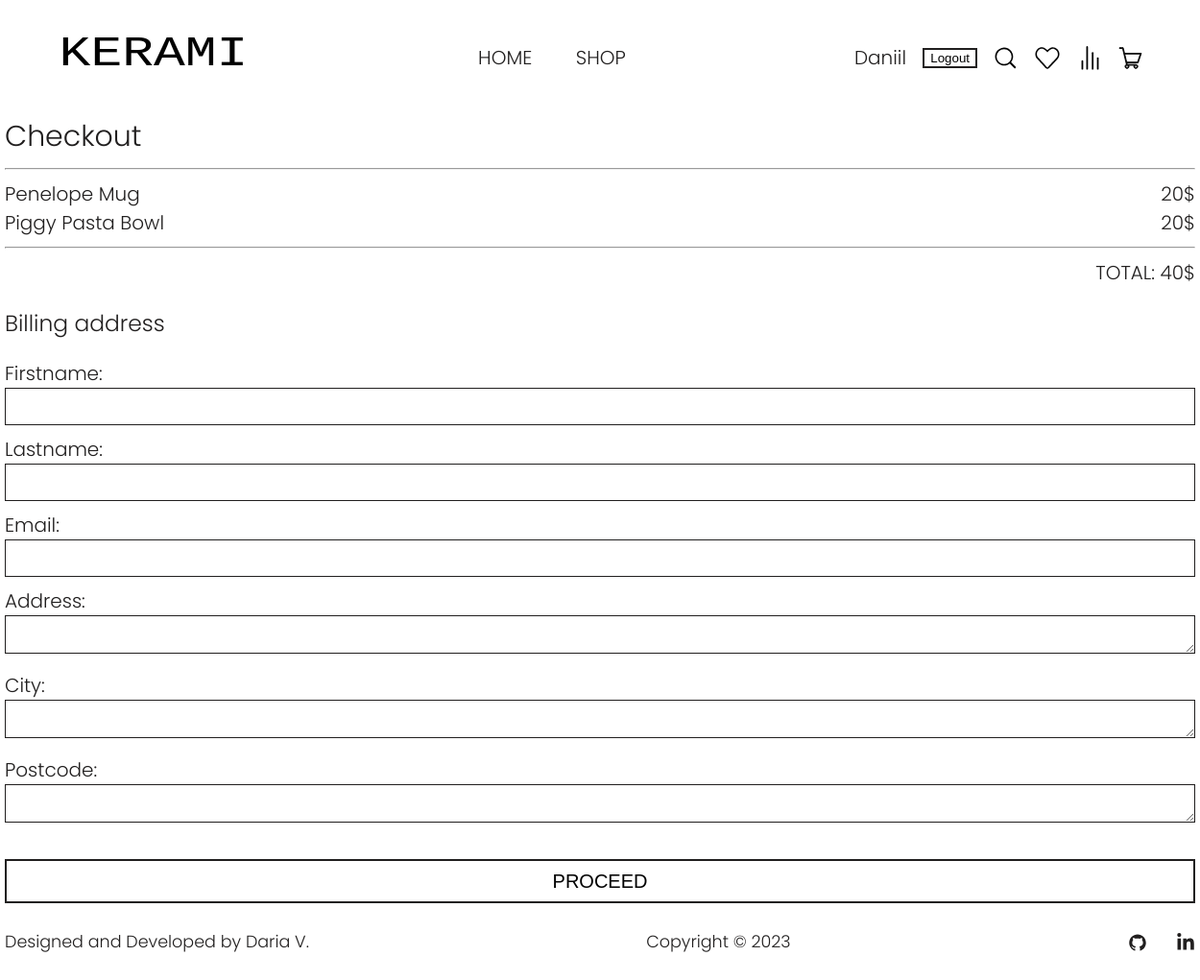
Page /checkout/ (signed in) on the earlier database version.
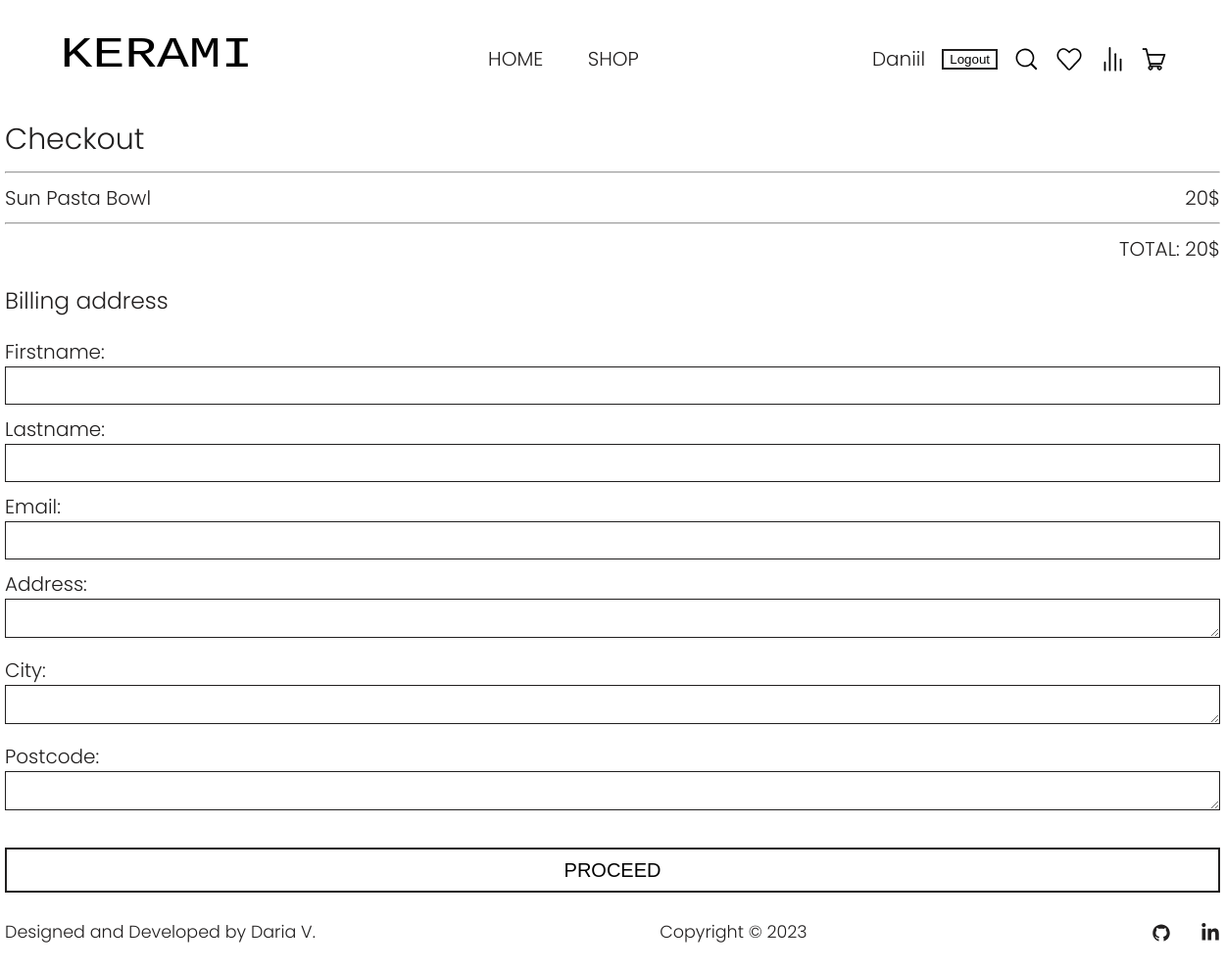
Same page on the later database version.
### home/models.py (models this page shows, shortened)
class Menu(models.Model):
    title = models.CharField(max_length=100)
    url = models.CharField(max_length=100)
    class Meta:
        verbose_name = 'Menu'
        verbose_name_plural = 'Menu'

### cart/models.py (models this page shows, shortened)
class Cart(models.Model):
    title = models.CharField(max_length=50)
    price = models.CharField(max_length=5)
    image = models.ImageField(upload_to='cart/images')
    quantity = models.PositiveIntegerField(default=1)
    user = models.ForeignKey(User, on_delete=models.CASCADE)
    main_item = models.ForeignKey(Item, on_delete=models.CASCADE)

### cart/views.py (the view)
# urls.py: path('checkout/', views.checkout, name='checkout'),
@login_required
def checkout(request):
    menu = Menu.objects.all()
    cart_items = Cart.objects.filter(user=request.user)
    total_price = sum(item.quantity * int(item.price.split('$')[0]) for item in cart_items)
    if request.method == 'POST':
        form = PurchaseForm(request.POST)
        if form.is_valid():
            new_purchase = form.save(commit=False)
            new_purchase.user = request.user
            new_purchase.total_price = total_price
            new_purchase.save()
            cart_items.delete()
            return redirect('cart')
    else:
        form = PurchaseForm()
    return render(request, 'cart/checkout.html',
                  {'form': form, 'menu': menu, 'cart_items': cart_items, 'total_price': total_price})

### cart/forms.py
class PurchaseForm(forms.ModelForm):
    class Meta:
        model = Purchase
        fields = [
            'firstname',
            'lastname',
            'email',
            'address',
            'city',
            'postcode',
        ]

### templates/cart/checkout.html (shortened to what this page needs)
{% extends 'home/base.html' %}
{% load static %}
{% block css %}
<link rel="stylesheet" href="{% static 'css/checkout.css' %}">
{% endblock %}
{% block content %}
<main>
    <section class="checkout-page">
        <div class="checkout container">
            <h1 class="checkout-title">Checkout</h1>
            <hr>
            <div class="cart-items">
                {% for item in cart_items %}
                <div class="item-info">
                    <span class="item-title">{{ item.title }}</span>
                    <span class="item-price">{{ item.price }}</span>
                </div>
                {% endfor %}
                <hr>
                <div class="total-price-checkout">
                    <span>TOTAL:</span>
                    <span>{{ total_price }}$</span>
                </div>
            </div>
            <div class="checkout-inputs">
                <h3 class="billing-address-title">Billing address</h3>
                <form method="post" class="bg">
                    {{ form.as_p }}
                    <div class="proceed-button">
                        <button type="submit" class="proceed btn">PROCEED</button>
                    </div>
                </form>
            </div>
        </div>
    </section>
</main>
{% endblock %}

### templates/home/base.html (shortened to what this page needs)
<!DOCTYPE html>
{% load static %}
<html lang="en">
<head>
    <link rel="stylesheet" href="{% static 'css/base.css' %}">
    {% block css %}{% endblock %}
</head>
<body>
{% block header %}
<header class="header-menu">
    <div class="header container">
        <div class="logo">
            <a href="{% url 'home' %}"><img src="{% static 'home/logo_ceramics.svg' %}" alt="KERAMI"></a>
        </div>
        <nav class="menu-nav">
            {% for m in menu %}
            <a class="menu-nav-item" href="{{ m.url }}">{{ m.title }}</a>
            {% endfor %}
        </nav>
        <div class="right-items">
            {% if user.is_authenticated %}
            <a href="#">{{ user.username }}</a>
            <form action="{% url 'logout' %}" method="post">
                <button class="logout-btn">Logout</button>
            </form>
            {% else %}
            <a href="{% url 'login' %}">LOGIN</a>
            {% endif %}
            <a class="link-svg" href="#">
            </a>
            {% if user.is_authenticated %}
            <a class="link-svg" href="{% url 'favourites' %}">
                {% else %}
                <a class="link-svg" href="{% url 'login' %}">
                    {% endif %}
                </a>
            {% if user.is_authenticated %}
            <a class="link-svg" href="{% url 'comparison' %}">
                {% else %}
                <a class="link-svg" href="{% url 'login' %}">
                    {% endif %}
                </a>
            {% if user.is_authenticated %}
            <a class="link-svg" href="{% url 'cart' %}">
                {% else %}
                <a class="link-svg" href="{% url 'login' %}">
                    {% endif %}
                </a>
        </div>
    </div>
</header>
{% endblock header %}
{% block content %}
{% endblock content%}
<footer class="footer-nav">
    <div class="page-footer_wrapper container">
        <div class="footer-designer-name">
            <h3>Designed and Developed by Daria V.</h3>
        </div>
        <div class="footer-copyright">
            <h3>Copyright © 2023</h3>
        </div>
        <div class="footer-body">
            <ul class="footer-icons">
                <li class="social-icon">
                    <a href="https://github.com/dariavarlamovaa" target="_blank"
                       rel="noopener noreferrer">
                    </a>
                </li>
                <li class="social-icon">
                    <a href="https://www.linkedin.com/in/daria-varlamova-091537270/"
                       target="_blank" rel="noopener noreferrer">
                    </a>
                </li>
            </ul>
        </div>
    </div>
</footer>
</body>
</html>

Differences in the rows shown:
removed Cart: title "Penelope Mug", price "20$"
removed Cart: title "Piggy Pasta Bowl", price "20$"
added Cart: title "Sun Pasta Bowl", price "20$"
Other differences:
{{ total_price }}: "40" → "20"
